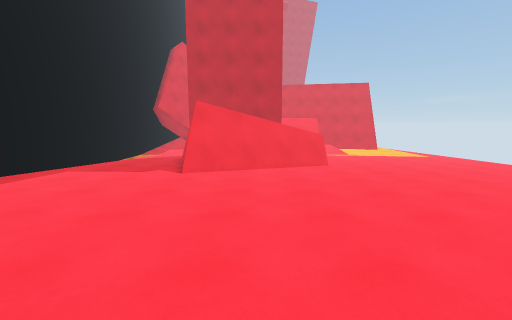
View 1 (above)

16 first-person views from a walk through a 3-D level made in the Unity game engine. The camera is 1.5 m above the floor, tilts 8° down and sees 90° across. The floor is counted in squares, 1 m on a side. Each view is taken from the middle of a square. On the plan, view 1 faces up. The plan holds only what a view shows up to about 13 squares ahead; the rest is blank. The place goes on beyond the plan.

View 2
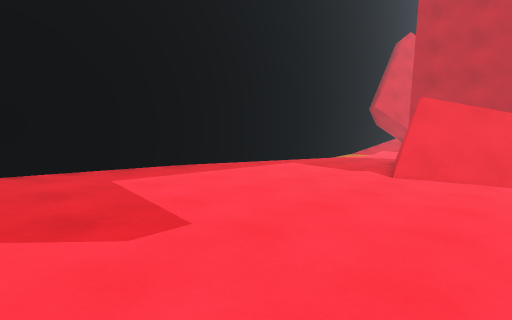

View 3
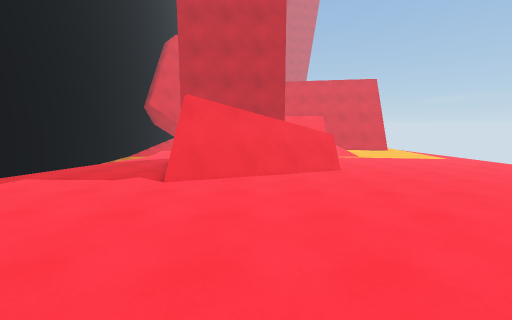

View 4
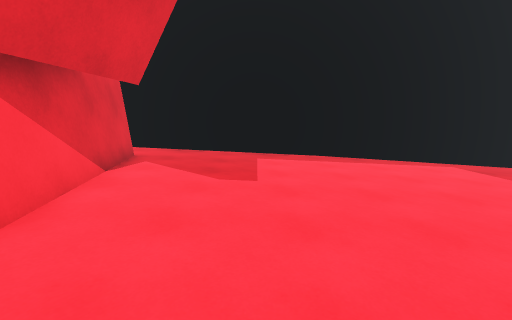

View 5
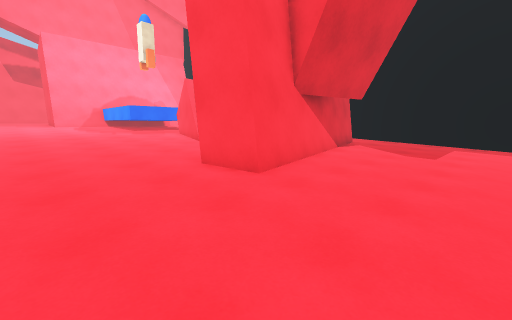

View 6
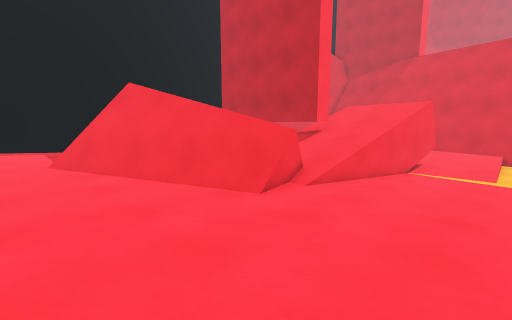

View 7
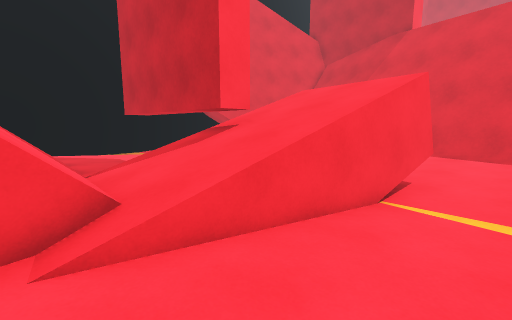

View 8
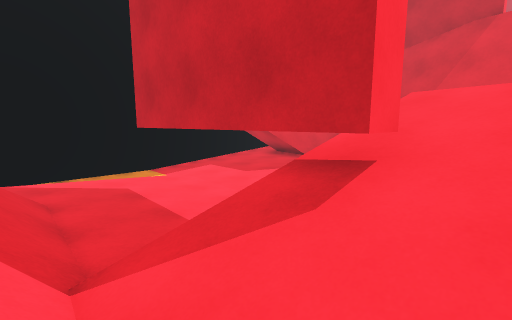

View 9
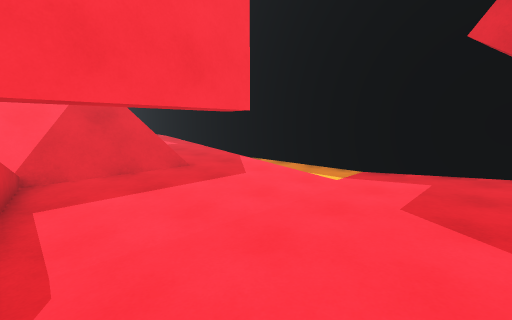

View 10
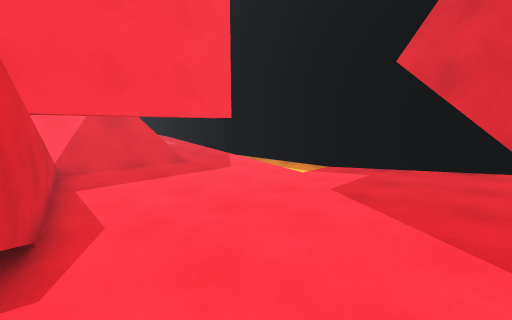

View 11
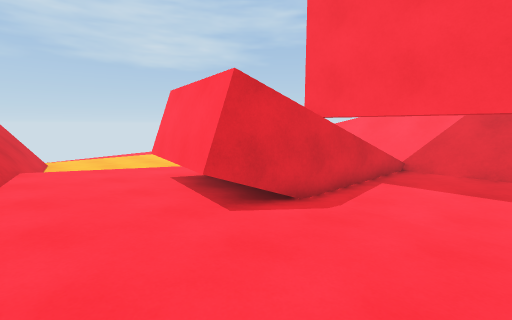

View 12
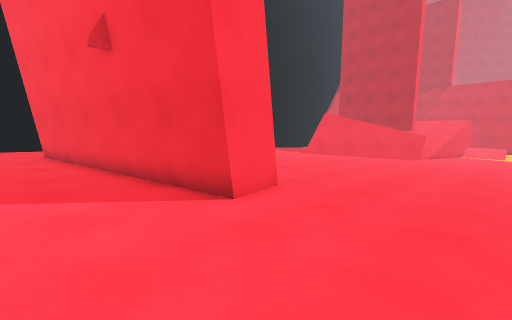

View 13
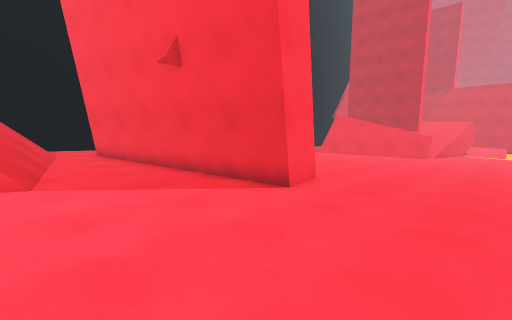

View 14
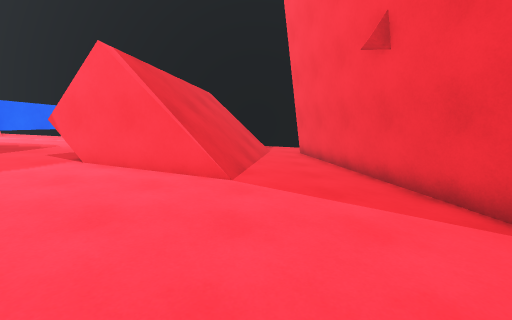

View 15
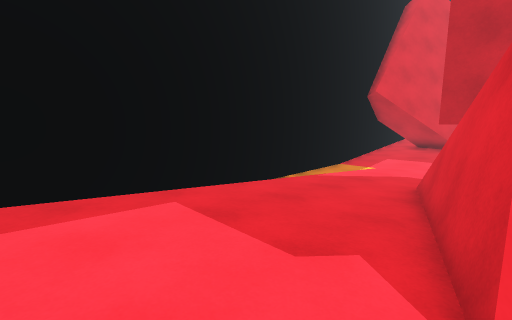

View 16
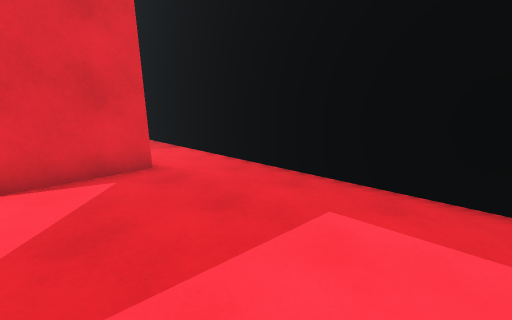

### Floor plan
Key: @ floor where view 1 was taken; # wall or solid block; . main floor; : floor 0.25 m higher than the main floor; - floor 0.25 m lower than the main floor; + floor 0.5 m higher than the main floor; _ floor 0.5 m lower than the main floor; * floor 0.75 m higher than the main floor; % floor 1 m higher than the main floor; / step, stairs or slope; = window, fence, low wall or low ledge; v drop or lower ground.
Columns run from 10 left of view 1 to 8 right of it. Each row starts with its distance up from view 1.
 27 #  ##...........==#
 26 #................._
 25 #-----------------_
 24 #----------##v#---_
 23 #__________///v#___
 22 #__________/////___
 21 #__________/////___
 20 #__________/////___
 19 #__---____=#///____
 18 #_/-------=////____
 17 #_/-------/////----
 16 #_/---=////////----
 15 # /..-=///////-----
 14 # ....#////=##=----
 13 # ....#v vv#==.....
 12 #_.....###==.......
 11 #=.....===.........
 10 ##.................
  9 #=.................
  8 #:.................
  7 #::::::::..........
  6 #:::::::::::::::...
  5 #::::::::::::::::::
  4 #::::::::::::::::::
  3 #+++++++:::::::::::
  2 #++++++++++++++::::
  1 #++++++++++++++++++
  0 #+++++++++@++++++++
 -1 #++++++++++###+++++
 -2 #*****## #####+++++
 -3 #***#### #####+++++
 -4 #***######*********
 -5 #******************
 -6 #%%%%**************
 -7 #% //////%%%*******
 -8 #% ////////%%%%%%%%
 -9 #   //////#%%%%%%%%
-10     //////#%%%%%%%%
-11       =///%%%%%%%%%
-12          #%%%   %%%

Positions as (right, up) in squares from view 1, and headings:
1: (0, 0), facing up
2: (0, 0), facing up-left
3: (0, 2), facing up
4: (3, 2), facing left
5: (8, 4), facing down-left
6: (8, 9), facing up-left
7: (7, 15), facing up-left
8: (3, 16), facing up-left
9: (0, 25), facing down-left
10: (1, 27), facing down-left
11: (-3, 27), facing down-right
12: (8, -6), facing up-left
13: (8, -8), facing up-left
14: (7, -7), facing left
15: (-3, 8), facing up-left
16: (-4, 4), facing down-left
